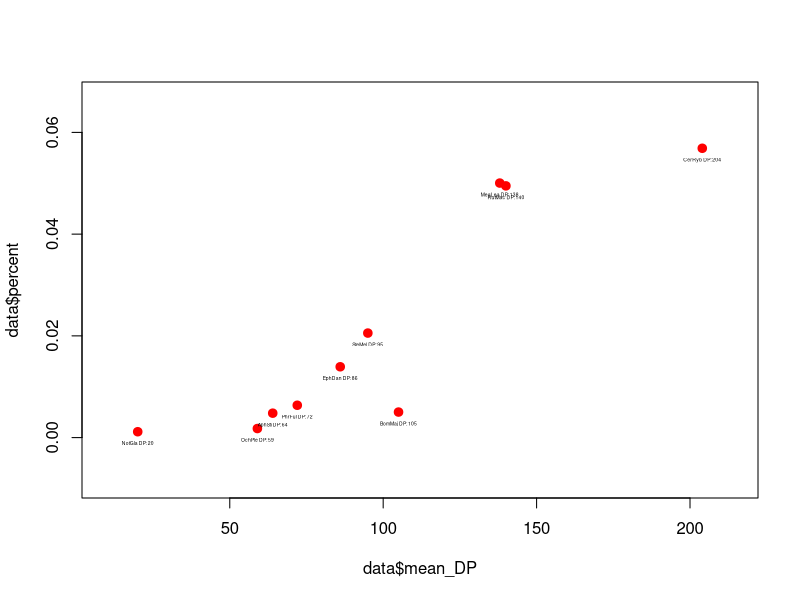

Write R code to recreate this figure.


setwd("/home/yzliu/eDNA/faststorage/yzliu/DK_proj/population_genomics/R_vcf_data_stat_sfs_plot")

data <- read.table("data_pool_DP.txt", header=T, sep="\t")

pdf("depth_percent.pdf",width = 4, height = 4)
plot(data$mean_DP, data$percent, type = "p", col = "red", pch = 19, cex = 1, lwd = 2,
     xlim = c(min(data$mean_DP) - 10, max(data$mean_DP) + 10),  # Adjust x-axis limits
     ylim = c(min(data$percent) - 0.01, max(data$percent) + 0.01))  # Adjust y-axis limits

# pos = 3: Places text above the points (change to 1 for below, 2 for left, 4 for right).
#text(data$mean_DP, data$percent, labels = paste(data$species, data$mean_DP, sep = "\n"), pos = 1, cex = 0.4)
text(data$mean_DP, data$percent, labels = paste(data$species, data$mean_DP, sep = " DP: "), pos = 1, cex = 0.3)
#text(data$mean_DP, data$percent, labels = paste(data$species, data$mean_DP, data$percent, sep = " "), pos = 1, cex = 0.4)

dev.off()
